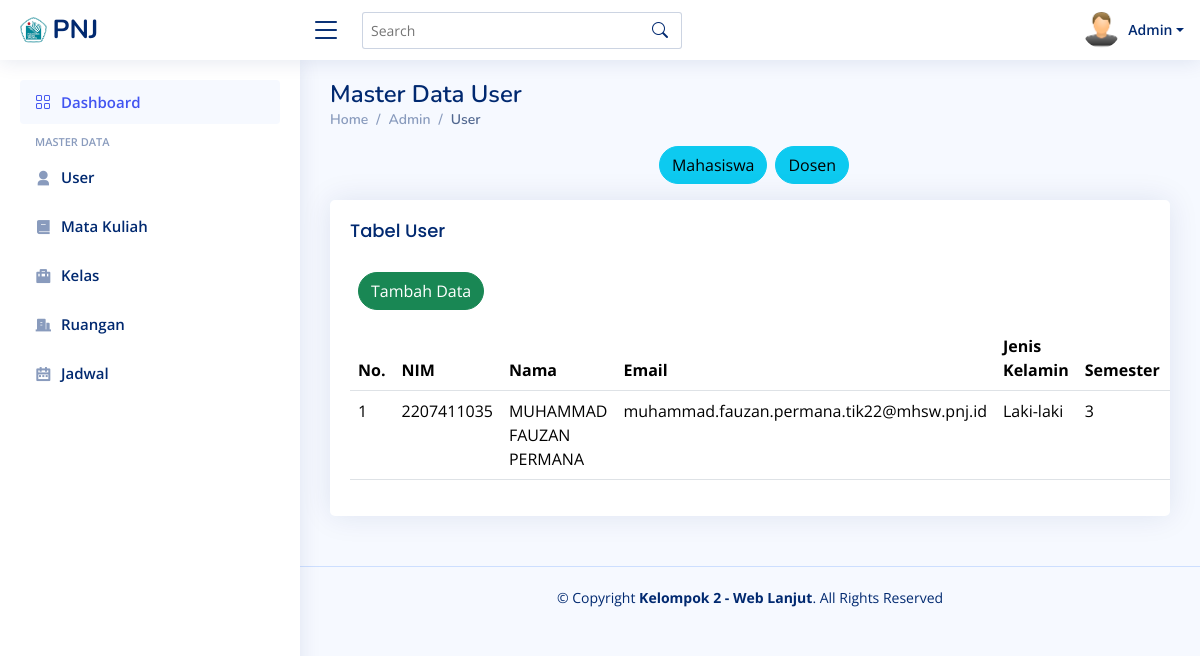
The app's page /Admin/user/index.php (signed in) with its own data.
### tables this page shows
CREATE TABLE `mahasiswa` (
  `NIM` varchar(255) NOT NULL,
  `Email` varchar(255) NOT NULL,
  `Nama` varchar(255) NOT NULL,
  `JenisKel` varchar(255) NOT NULL,
  `Semester` int(20) NOT NULL,
  `Kelas` varchar(255) NOT NULL,
  `Prodi` varchar(255) NOT NULL,
  `Jurusan` varchar(255) NOT NULL,
  `Telp` varchar(255) NOT NULL
);

### Admin/user/index.php (the view, shortened to what this page needs)
<?php
include '../dashboard/atas.php';
include '../../koneksi.php';
$role = isset($_GET['role']) ? $_GET['role'] : 'mahasiswa';
if ($role == 'dosen') {
    $query = "SELECT * FROM dosen";
} else {
    $query = "SELECT mahasiswa.*, kelas.Nama AS Kelas FROM mahasiswa
    INNER JOIN kelas ON mahasiswa.kelas = kelas.ID_kelas";
}
$hasil = mysqli_query($conn, $query);
$i = 1;
?>
<div class="pagetitle">
    <h1>Master Data User</h1>
    <nav>
        <ol class="breadcrumb">
            <li class="breadcrumb-item"><a href="index.html">Home</a></li>
            <li class="breadcrumb-item">Admin</li>
            <li class="breadcrumb-item active">User</li>
        </ol>
    </nav>
</div>
<section class="section dashboard">
    <div class="row">
        <div class="d-flex justify-content-center mb-3">
            <a href="http://localhost/webprouas/admin/user?role=mahasiswa">
                <button type="button" class="btn btn-info rounded-pill ms-2">
                    Mahasiswa
                </button>
            </a>
            <a href="http://localhost/webprouas/admin/user?role=dosen">
                <button type="button" class="btn btn-info rounded-pill ms-2">
                    Dosen
                </button>
            </a>
        </div>
    </div>
    <div class="row">
        <div class="col-lg">
            <div class="card">
                <div class="card-body">
                    <h2 class="card-title">Tabel User</h2>
                    <div class="d-flex my-3">
                        <a href="http://localhost/webprouas/admin/user/tambah.php?role=<?php echo $role ?>">
                            <button type="button" class="btn btn-success rounded-pill ms-2">
                                Tambah Data
                            </button>
                        </a>
                    </div>
                    <table class="table datatable">
                        <thead>
                            <tr>
                                <?php
                                if ($role == 'dosen') { ?>
                                    <th>No.</th>
                                    <th>NIP</th>
                                    <th>Nama</th>
                                    <th>Email</th>
                                    <th>Jenis Kelamin</th>
                                    <th>Telp</th>
                                    <th>Matkul</th>
                                <?php } else { ?>
                                    <th>No.</th>
                                    <th>NIM</th>
                                    <th>Nama</th>
                                    <th>Email</th>
                                    <th>Jenis Kelamin</th>
                                    <th>Semester</th>
                                    <th>Kelas</th>
                                <?php
                                }
                                ?>
                            </tr>
                        </thead>
                        <tbody>
                            <?php while ($data = mysqli_fetch_array($hasil)) { ?>
                                <tr>
                                    <?php if ($role == 'dosen') { ?>
                                        <td><?php echo $i++ ?></td>
                                        <td><?php echo $data['NIP'] ?></td>
                                        <td><?php echo $data['Nama'] ?></td>
                                        <td><?php echo $data['Email'] ?></td>
                                        <td><?php echo $data['JenisKel'] ?></td>
                                        <td><?php echo $data['Telp'] ?></td>
                                        <td>
                                            <a href="http://localhost/webprouas/admin/user/dosenMatkul.php?nip=<?php echo $data['NIP'] ?>">
                                                <button type="button" class="btn btn-warning ms-2">
                                                    Add
                                                </button>
                                            </a>
                                            <a href="http://localhost/webprouas/admin/user/detail.php?nip=<?php echo $data['NIP'] ?>">
                                                <button type="button" class="btn btn-success ms-2 mt-2">
                                                    Detail
                                                </button>
                                            </a>
                                        </td>
                                    <?php } else { ?>
                                        <td><?php echo $i++ ?></td>
                                        <td><?php echo $data['NIM'] ?></td>
                                        <td><?php echo $data['Nama'] ?></td>
                                        <td><?php echo $data['Email'] ?></td>
                                        <td><?php echo $data['JenisKel'] ?></td>
                                        <td><?php echo $data['Semester'] ?></td>
                                        <td><?php echo $data['Kelas'] ?></td>
                                    <?php } ?>
                                </tr>
                            <?php } ?>
                        </tbody>
                    </table>
                </div>
            </div>
        </div>
    </div>
</section>
<?php
include '../dashboard/bawah.php';
?>

### dashboard/assets/css/style.css (style rules this page uses)
:root { scroll-behavior: smooth; }
body { font-family: "Open Sans", sans-serif; background: #f6f9ff; color: #444444; }
a { color: #4154f1; text-decoration: none; }
h1, h2, h3, h4, h5, h6 { font-family: "Nunito", sans-serif; }
.pagetitle { margin-bottom: 10px; }
.pagetitle h1 { font-size: 24px; margin-bottom: 0; font-weight: 600; color: #012970; }
.card { margin-bottom: 30px; border: none; border-radius: 5px; box-shadow: 0px 0 30px rgba(1, 41, 112, 0.1); }
.card-title { padding: 20px 0 15px 0; font-size: 18px; font-weight: 500; color: #012970; font-family: "Poppins", sans-serif; }
.card-body { padding: 0 20px 20px 20px; }
.breadcrumb { font-size: 14px; font-family: "Nunito", sans-serif; color: #899bbd; font-weight: 600; }
.breadcrumb a { color: #899bbd; transition: 0.3s; }
.breadcrumb .breadcrumb-item::before { color: #899bbd; }
.breadcrumb .active { color: #51678f; font-weight: 600; }

### Admin/dashboard/atas.php (style rules this page uses)
.card-body { overflow-x: auto; }

### records on screen
mahasiswa: NIM "2207411035", Nama "MUHAMMAD FAUZAN PERMANA", Email "muhammad.fauzan.permana.tik22@mhsw.pnj.id", JenisKel "Laki-laki", Semester "3"

### other values on screen
$nama "Admin"
